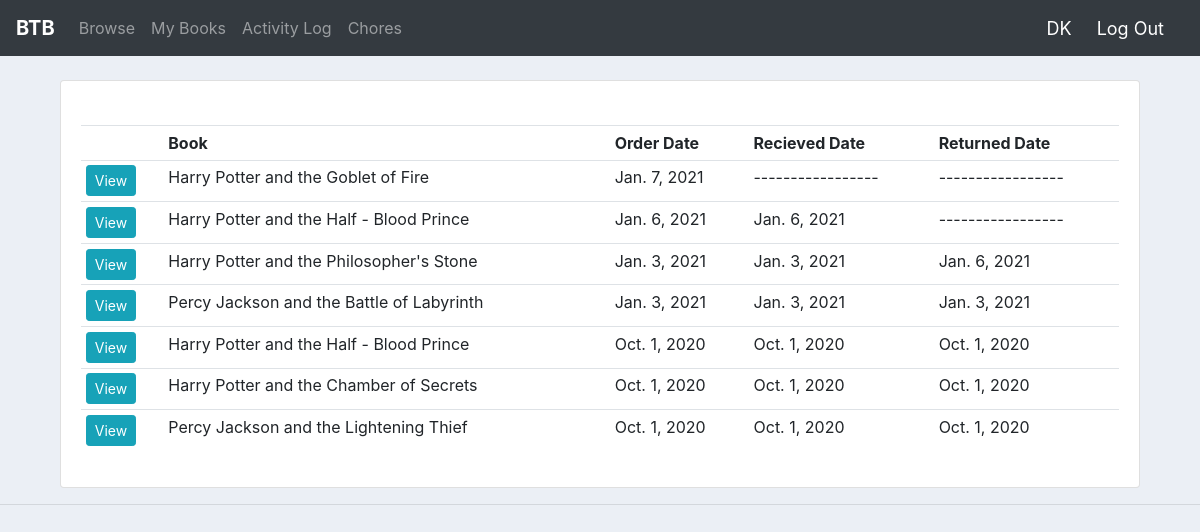
Screenshot of /activity/19 (signed in) with the database file from the repository.
### user/models.py (models this page shows, shortened)
class Orders(models.Model):
    status = (('delivering','delivering'),('delivered','delivered'),('returning','returning'),('returned','returned'))
    date_created = models.DateField(auto_now_add = True, null =True)
    Customer = models.ForeignKey(Customer, null = True, on_delete = models.SET_NULL)
    Product = models.ForeignKey(Books, null = True, on_delete = models.SET_NULL)
    Status =  models.CharField(max_length = 200, null=True, choices = status)
    recieved_on = models.DateField(null =True, blank = True)
    returned_on = models.DateField(null =True, blank = True)

class Books(models.Model):
    status = (('unavailable','unavailable'),('available','available'))
    BookName = models.CharField(max_length = 200, null=True)
    AuthorName = models.CharField(max_length = 200, null=True)
    Status =  models.CharField(max_length = 200, null=True, choices = status)
    Genre = models.ManyToManyField(Genre)
    Age = models.CharField(max_length = 10, null = True)
    Image = models.ImageField(null = True, blank =True, upload_to = 'books/images')
    PDF = models.FileField(null = True, blank =True, upload_to = 'books/pdfs')
    Description = models.TextField(null = True, blank = True)
    Note = models.CharField(max_length = 500, null = True, blank = True)
    def __str__(self):
        return self.BookName

### user/views.py (the view)
# urls.py: path('activity/<str:pk>', views.activity, name = 'activity'),
@login_required(login_url = 'signin')
def activity(request, pk):
    customer = Customer.objects.get(id = pk)
    orders = reversed(Orders.objects.filter(Customer = customer))
    context = {'orders': orders}
    return render(request, 'user/activity.html', context)

### user/templates/user/activity.html
{% extends 'user/main.html'%}
{% block content %}
<br>
<div class="row">
  <div class="container">
    <div class="col-md-12">
      <div class="card card-body">
        <br>
        <table class="table table-sm">
          <tr>
            <th></th>
            <th>Book</th>
            <th>Order Date</th>
            <th>Recieved Date</th>
            <th>Returned Date</th>
          </tr>
          {% for i in orders %}
          <tr>
            <td><a href="{% url 'bookinfo' i.Product.id %}" class=" btn btn-sm btn-info">View</a></td>
            <td>{{i.Product}}</td>
            <td>{{i.date_created}}</td>
            {% if i.recieved_on is not None %}
            <td>{{i.recieved_on}}</td>
            {%else%}
            <td>-----------------</td>
            {%endif%}
            {% if i.returned_on is not None %}
            <td>{{i.returned_on}}</td>
            {%else%}
            <td>-----------------</td>
            {%endif%}
          </tr>
          {% endfor %}
        </table>
      </div>
    </div>
  </div>
</div>
{% endblock %}

### user/templates/user/navbar.html (shortened to what this page needs)
<nav class="navbar navbar-expand-lg navbar-dark bg-dark">
  <a href="{% url 'browse'%}" class="navbar-brand" ><b>BTB</b></a>
  <div class="collapse navbar-collapse" id="navbarNav">
    <ul class="navbar-nav">
      <li class="nav-item">
        <a class="nav-link" href="{% url 'browse'%}">Browse</a>
      </li>
      {% if request.user.is_authenticated %}
      <li class="nav-item">
        <a class="nav-link" href="{% url 'mybooks' %}">My Books</a>
      </li>
      <li class="nav-item">
        <a class="nav-link" href="{% url 'activity' request.user.customer.id %}">Activity Log</a>
      </li>
      {% if request.user.is_staff %}
      <li class="nav-item">
        <a class="nav-link" href="{% url 'chores' %}">Chores</a>
      </li>
      {%endif%}
      {%endif%}
    </ul>
  </div>
  <span class="hi">&nbsp;{{request.user}}&nbsp;</span>
  {% if request.user.is_authenticated %}
  <span><a href="{% url 'signout' %}"  class="hi">Log Out</a></span>
  {% else %}
  <span><a href="{% url 'signin' %}"  class="hi">Sign In</a></span>
  <span><a href="{% url 'signup' %}"  class="hi">Sign Up</a></span>
  {% endif %}
</nav>

### user/templates/user/main.html (style rules this page uses)
body { background-color: #ebeff5; }

### user/templates/user/navbar.html (style rules this page uses)
.hi { font-size: 18px; color: #fff; margin-right: 20px; }

### rows the page displays
Orders: Product "Harry Potter and the Goblet of Fire", date_created "Jan. 7, 2021"
Orders: Product "Harry Potter and the Half - Blood Prince", date_created "Jan. 6, 2021", recieved_on "Jan. 6, 2021"
Orders: Product "Harry Potter and the Philosopher's Stone", date_created "Jan. 3, 2021", recieved_on "Jan. 3, 2021", returned_on "Jan. 6, 2021"
Orders: Product "Percy Jackson and the Battle of Labyrinth", date_created "Jan. 3, 2021", recieved_on "Jan. 3, 2021", returned_on "Jan. 3, 2021"
Orders: Product "Harry Potter and the Half - Blood Prince", date_created "Oct. 1, 2020", recieved_on "Oct. 1, 2020", returned_on "Oct. 1, 2020"
Orders: Product "Harry Potter and the Chamber of Secrets", date_created "Oct. 1, 2020", recieved_on "Oct. 1, 2020", returned_on "Oct. 1, 2020"
Orders: Product "Percy Jackson and the Lightening Thief", date_created "Oct. 1, 2020", recieved_on "Oct. 1, 2020", returned_on "Oct. 1, 2020"

### other values shown
{{ request.user }} "DK"
